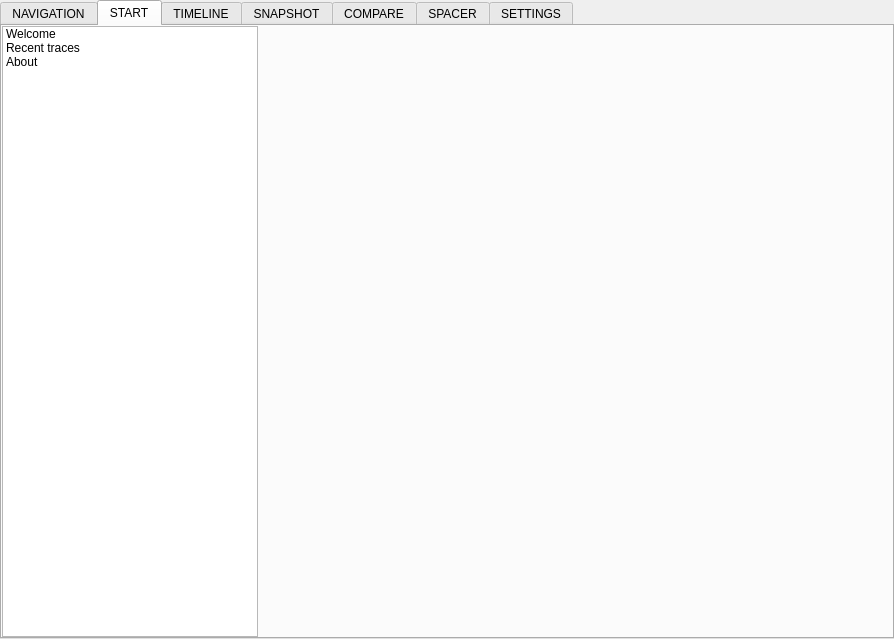
<?xml version="1.0" encoding="UTF-8"?>
<ui version="4.0">
 <class>MainWindow</class>
 <widget class="QMainWindow" name="main_window_">
  <property name="geometry">
   <rect>
    <x>0</x>
    <y>0</y>
    <width>894</width>
    <height>639</height>
   </rect>
  </property>
  <property name="windowTitle">
   <string>MainWindow</string>
  </property>
  <widget class="QWidget" name="main_content_">
   <layout class="QHBoxLayout" name="horizontal_layout_5_">
    <property name="leftMargin">
     <number>0</number>
    </property>
    <property name="topMargin">
     <number>0</number>
    </property>
    <property name="rightMargin">
     <number>0</number>
    </property>
    <property name="bottomMargin">
     <number>0</number>
    </property>
    <item>
     <widget class="TabWidget" name="main_tab_widget_">
      <property name="currentIndex">
       <number>1</number>
      </property>
      <property name="movable">
       <bool>true</bool>
      </property>
      <widget class="QWidget" name="navigation_tab_">
       <attribute name="title">
        <string>NAVIGATION</string>
       </attribute>
      </widget>
      <widget class="QWidget" name="start_tab_">
       <attribute name="title">
        <string>START</string>
       </attribute>
       <layout class="QHBoxLayout" name="horizontal_layout_" stretch="1,5">
        <property name="spacing">
         <number>0</number>
        </property>
        <property name="leftMargin">
         <number>0</number>
        </property>
        <property name="topMargin">
         <number>0</number>
        </property>
        <property name="rightMargin">
         <number>0</number>
        </property>
        <property name="bottomMargin">
         <number>0</number>
        </property>
        <item>
         <widget class="NavigationListWidget" name="start_list_">
          <property name="sizePolicy">
           <sizepolicy hsizetype="Fixed" vsizetype="Expanding">
            <horstretch>0</horstretch>
            <verstretch>0</verstretch>
           </sizepolicy>
          </property>
          <item>
           <property name="text">
            <string>Welcome</string>
           </property>
          </item>
          <item>
           <property name="text">
            <string>Recent traces</string>
           </property>
          </item>
          <item>
           <property name="text">
            <string>About</string>
           </property>
          </item>
         </widget>
        </item>
        <item>
         <widget class="QStackedWidget" name="start_stack_"/>
        </item>
       </layout>
      </widget>
      <widget class="QWidget" name="timeline_tab_">
       <attribute name="title">
        <string>TIMELINE</string>
       </attribute>
       <layout class="QHBoxLayout" name="horizontal_layout_6_">
        <property name="spacing">
         <number>0</number>
        </property>
        <property name="leftMargin">
         <number>0</number>
        </property>
        <property name="topMargin">
         <number>0</number>
        </property>
        <property name="rightMargin">
         <number>0</number>
        </property>
        <property name="bottomMargin">
         <number>0</number>
        </property>
        <item>
         <widget class="NavigationListWidget" name="timeline_list_">
          <property name="sizePolicy">
           <sizepolicy hsizetype="Fixed" vsizetype="Expanding">
            <horstretch>0</horstretch>
            <verstretch>0</verstretch>
           </sizepolicy>
          </property>
          <item>
           <property name="text">
            <string>Snapshot generation</string>
           </property>
          </item>
          <item>
           <property name="text">
            <string>Device configuration</string>
           </property>
          </item>
         </widget>
        </item>
        <item>
         <widget class="QStackedWidget" name="timeline_stack_"/>
        </item>
       </layout>
      </widget>
      <widget class="QWidget" name="snapshot_tab_">
       <attribute name="title">
        <string>SNAPSHOT</string>
       </attribute>
       <layout class="QHBoxLayout" name="horizontal_layout_3_" stretch="1">
        <property name="spacing">
         <number>0</number>
        </property>
        <property name="leftMargin">
         <number>0</number>
        </property>
        <property name="topMargin">
         <number>0</number>
        </property>
        <property name="rightMargin">
         <number>0</number>
        </property>
        <property name="bottomMargin">
         <number>0</number>
        </property>
        <item>
         <widget class="QStackedWidget" name="snapshot_start_stack_">
          <property name="currentIndex">
           <number>1</number>
          </property>
          <widget class="SnapshotStartPane" name="snapshot_page_1_"/>
          <widget class="QWidget" name="snapshot_page_2_">
           <layout class="QHBoxLayout" name="horizontal_layout_1_">
            <property name="spacing">
             <number>0</number>
            </property>
            <property name="leftMargin">
             <number>0</number>
            </property>
            <property name="topMargin">
             <number>0</number>
            </property>
            <property name="rightMargin">
             <number>0</number>
            </property>
            <property name="bottomMargin">
             <number>0</number>
            </property>
            <item>
             <layout class="QVBoxLayout" name="vertical_layout_">
              <property name="spacing">
               <number>0</number>
              </property>
              <property name="leftMargin">
               <number>0</number>
              </property>
              <property name="topMargin">
               <number>0</number>
              </property>
              <item>
               <widget class="NavigationListWidget" name="snapshot_list_">
                <property name="sizePolicy">
                 <sizepolicy hsizetype="Minimum" vsizetype="Expanding">
                  <horstretch>0</horstretch>
                  <verstretch>0</verstretch>
                 </sizepolicy>
                </property>
                <item>
                 <property name="text">
                  <string>Heap overview</string>
                 </property>
                </item>
                <item>
                 <property name="text">
                  <string>Resource overview</string>
                 </property>
                </item>
                <item>
                 <property name="text">
                  <string>Allocation overview</string>
                 </property>
                </item>
                <item>
                 <property name="text">
                  <string>Resource list</string>
                 </property>
                </item>
                <item>
                 <property name="text">
                  <string>Allocation explorer</string>
                 </property>
                </item>
                <item>
                 <property name="text">
                  <string>Resource details</string>
                 </property>
                </item>
               </widget>
              </item>
              <item>
               <widget class="ScaledLabel" name="snapshot_label_">
                <property name="sizePolicy">
                 <sizepolicy hsizetype="Minimum" vsizetype="Fixed">
                  <horstretch>0</horstretch>
                  <verstretch>0</verstretch>
                 </sizepolicy>
                </property>
                <property name="lineWidth">
                 <number>1</number>
                </property>
                <property name="text">
                 <string>You are currently viewing:</string>
                </property>
                <property name="indent">
                 <number>5</number>
                </property>
               </widget>
              </item>
              <item>
               <widget class="ArrowIconComboBox" name="snapshot_combo_box_">
                <property name="sizePolicy">
                 <sizepolicy hsizetype="Minimum" vsizetype="Fixed">
                  <horstretch>0</horstretch>
                  <verstretch>0</verstretch>
                 </sizepolicy>
                </property>
                <property name="text">
                 <string>Snapshot</string>
                </property>
               </widget>
              </item>
              <item>
               <widget class="ScaledLabel" name="bottom_spacer_label_">
                <property name="sizePolicy">
                 <sizepolicy hsizetype="Minimum" vsizetype="Fixed">
                  <horstretch>0</horstretch>
                  <verstretch>0</verstretch>
                 </sizepolicy>
                </property>
                <property name="text">
                 <string></string>
                </property>
                <property name="indent">
                 <number>5</number>
                </property>
               </widget>
              </item>
             </layout>
            </item>
            <item>
             <widget class="QStackedWidget" name="snapshot_stack_"/>
            </item>
           </layout>
          </widget>
         </widget>
        </item>
       </layout>
      </widget>
      <widget class="QWidget" name="compare_tab_">
       <attribute name="title">
        <string>COMPARE</string>
       </attribute>
       <layout class="QHBoxLayout" name="horizontal_layout_2_">
        <property name="spacing">
         <number>0</number>
        </property>
        <property name="leftMargin">
         <number>0</number>
        </property>
        <property name="topMargin">
         <number>0</number>
        </property>
        <property name="rightMargin">
         <number>0</number>
        </property>
        <property name="bottomMargin">
         <number>0</number>
        </property>
        <item>
         <widget class="QStackedWidget" name="compare_start_stack_">
          <property name="currentIndex">
           <number>1</number>
          </property>
          <widget class="CompareStartPane" name="compare_page_1_"/>
          <widget class="QWidget" name="compare_page_2_">
           <layout class="QHBoxLayout" name="horizontal_layout_4_" stretch="1,5">
            <property name="spacing">
             <number>0</number>
            </property>
            <property name="leftMargin">
             <number>0</number>
            </property>
            <property name="topMargin">
             <number>0</number>
            </property>
            <property name="rightMargin">
             <number>0</number>
            </property>
            <property name="bottomMargin">
             <number>0</number>
            </property>
            <item>
             <widget class="NavigationListWidget" name="compare_list_">
              <property name="sizePolicy">
               <sizepolicy hsizetype="Fixed" vsizetype="Expanding">
                <horstretch>0</horstretch>
                <verstretch>0</verstretch>
               </sizepolicy>
              </property>
              <item>
               <property name="text">
                <string>Snapshot delta</string>
               </property>
              </item>
              <item>
               <property name="text">
                <string>Memory leak finder</string>
               </property>
              </item>
             </widget>
            </item>
            <item>
             <widget class="QStackedWidget" name="compare_stack_"/>
            </item>
           </layout>
          </widget>
         </widget>
        </item>
       </layout>
      </widget>
      <widget class="QWidget" name="spacer_tab_">
       <attribute name="title">
        <string>SPACER</string>
       </attribute>
      </widget>
      <widget class="QWidget" name="settings_tab_">
       <attribute name="title">
        <string>SETTINGS</string>
       </attribute>
       <layout class="QHBoxLayout" name="horizontal_layout_7_" stretch="1,5">
        <property name="spacing">
         <number>0</number>
        </property>
        <property name="leftMargin">
         <number>0</number>
        </property>
        <property name="topMargin">
         <number>0</number>
        </property>
        <property name="rightMargin">
         <number>0</number>
        </property>
        <property name="bottomMargin">
         <number>0</number>
        </property>
        <item>
         <widget class="NavigationListWidget" name="settings_list_">
          <property name="sizePolicy">
           <sizepolicy hsizetype="Fixed" vsizetype="Expanding">
            <horstretch>0</horstretch>
            <verstretch>0</verstretch>
           </sizepolicy>
          </property>
          <item>
           <property name="text">
            <string>General</string>
           </property>
          </item>
          <item>
           <property name="text">
            <string>Themes and colors</string>
           </property>
          </item>
          <item>
           <property name="text">
            <string>Keyboard shortcuts</string>
           </property>
          </item>
         </widget>
        </item>
        <item>
         <widget class="QStackedWidget" name="settings_stack_"/>
        </item>
       </layout>
      </widget>
     </widget>
    </item>
   </layout>
  </widget>
  <widget class="ScaledMenuBar" name="menu_bar_">
   <property name="geometry">
    <rect>
     <x>0</x>
     <y>0</y>
     <width>894</width>
     <height>26</height>
    </rect>
   </property>
  </widget>
 </widget>
 <layoutdefault spacing="6" margin="11"/>
 <customwidgets>
  <customwidget>
   <class>ArrowIconComboBox</class>
   <extends>QPushButton</extends>
   <header>qt_common/custom_widgets/arrow_icon_combo_box.h</header>
   <container>1</container>
  </customwidget>
  <customwidget>
   <class>NavigationListWidget</class>
   <extends>QListWidget</extends>
   <header>qt_common/custom_widgets/navigation_list_widget.h</header>
  </customwidget>
  <customwidget>
   <class>ScaledLabel</class>
   <extends>QLabel</extends>
   <header>qt_common/custom_widgets/scaled_label.h</header>
  </customwidget>
  <customwidget>
   <class>ScaledMenuBar</class>
   <extends>QMenuBar</extends>
   <header>qt_common/custom_widgets/scaled_menu_bar.h</header>
  </customwidget>
  <customwidget>
   <class>TabWidget</class>
   <extends>QTabWidget</extends>
   <header>qt_common/custom_widgets/tab_widget.h</header>
   <container>1</container>
  </customwidget>
  <customwidget>
   <class>SnapshotStartPane</class>
   <extends>QWidget</extends>
   <header>views/snapshot/snapshot_start_pane.h</header>
   <container>1</container>
  </customwidget>
  <customwidget>
   <class>CompareStartPane</class>
   <extends>QWidget</extends>
   <header>views/compare/compare_start_pane.h</header>
   <container>1</container>
  </customwidget>
 </customwidgets>
 <resources/>
 <connections/>
</ui>
